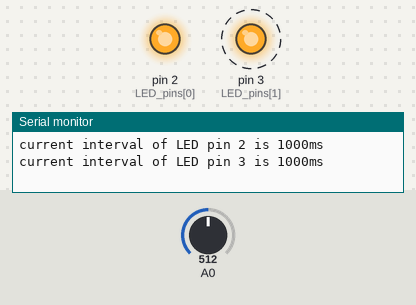
A sketch run on a simulated Arduino Uno, built with avr-gcc and run on an emulated ATmega328P. Parts: output pins drawn as LEDs (lit = HIGH), the last lines printed to the serial monitor. Dashed ring = blinking. The test bench sets the inputs (shaded band); at power-on: A0 = 512.

Above: at 1.2 s.
1.3 s: A0 set to 716
At 3.2 s:
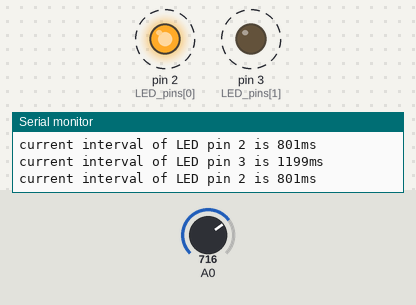
4.3 s: A0 set to 900
7.3 s: A0 set to 122
At 12.0 s:
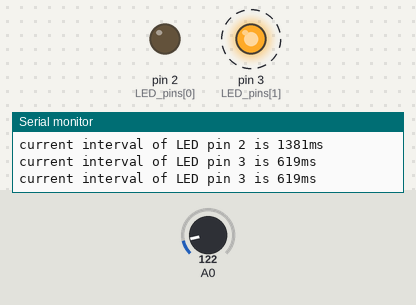
Timing chart, 0 to 16.3 s (numbered marks = the images above; inputs shaded):
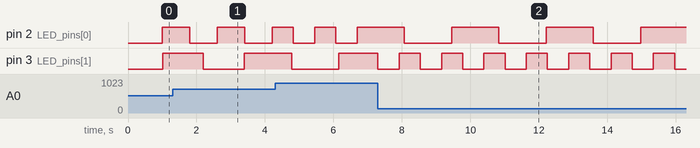

Measured:
- after the input at 7.3 s, pin 2 (LED_pins[0]): alternates HIGH for 1.4 s and LOW for 1.4 s, starting after 0.77 s; pin 3 (LED_pins[1]): alternates HIGH for 0.62 s and LOW for 0.62 s, starting at once
- by itself, pin 2 (LED_pins[0]): alternates HIGH for 0.62 s and LOW for 0.62 s

The sketch:

HW6_201924451.ino
```cpp
/*
 * 201924451_김태훈_HW6 Video Link
 */
int LED_pins[] = {2,3};
unsigned long time_previous[2], time_current[2];
unsigned long interval[]={1000,1000};
boolean LED_state[] = {false,false};
void setup() {
  // put your setup code here, to run once:
  pinMode(A0,INPUT);
  for(int i=0; i<2;++i){
    pinMode(LED_pins[i],OUTPUT);
    digitalWrite(LED_pins[i],LED_state[i]);
    time_previous[i] = millis();
  }
  Serial.begin(9600);

}

void loop() {
  // put your main code here, to run repeatedly:
  for(int i=0;i<2;++i){
    time_current[i] = millis();
    if(time_current[i] - time_previous[i] >= interval[i]){
      Serial.print("current interval of LED pin ");
      Serial.print(LED_pins[i]);
      Serial.print(" is ");
      Serial.print(interval[i]);
      Serial.println("ms");

      time_previous[i] = time_current[i];
      LED_state[i] = !LED_state[i];
      digitalWrite(LED_pins[i], LED_state[i]);
    }
    int adc = analogRead(A0);
    interval[0] = map(adc,0,1023,1500,500);
    interval[1] = map(adc,0,1023,500,1500);
  }
}
```
